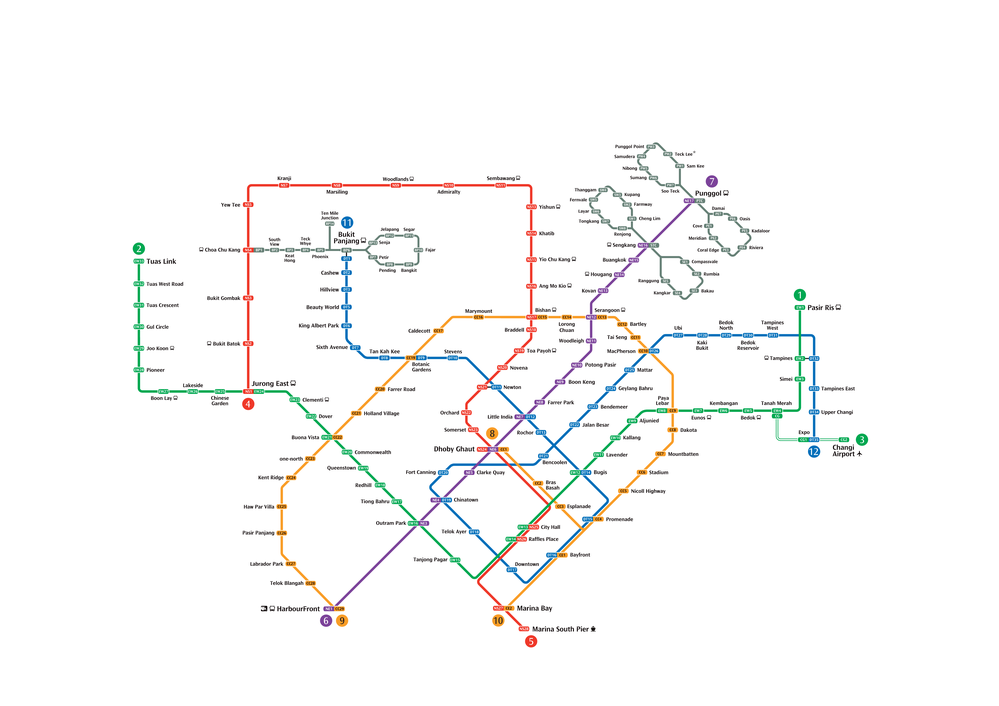
#> input picture mrt_clean.png, 999 x 706 px, shrunk from 6617 x 4678 before the run, found by its file name
$ python extract_visualise_v1.py
#> lines starting #> are read from the running program, lines starting #| are printed output that depends on the picture; after the words box and inside, x2 and y2 are one past the last pixel; in counts of white or black regions, pixels touching at a corner belong together
import sys
import cv2
import numpy as np
import json

def detect_lines(mask):
    kernel = np.ones((3, 3), np.uint8)

    # Morphological close to fill small gaps
    cleaned = cv2.morphologyEx(mask, cv2.MORPH_CLOSE, kernel)

    # Opening to remove tiny isolated specks
    cleaned = cv2.morphologyEx(cleaned, cv2.MORPH_OPEN, kernel)

    # Highly sensitive Hough settings
    lines = cv2.HoughLinesP(
        cleaned,
        rho=1,
        theta=np.pi/180,
        threshold=20,       # Lower threshold for sensitivity
        minLineLength=10,   # Detect very small segments
        maxLineGap=20       # Slightly larger gap allowance
    )

    return lines, cleaned

def main(argv):

    default_file = "mrt_clean.png"
    filename = argv[0] if len(argv) > 0 else default_file

    src = cv2.imread(filename)
#> src is the input picture: shape (706, 999, 3); mean B, G, R 248.6, 249.1, 249.2
    if src is None:
        print("Error: unable to load image.")
        return -1

    height, width = src.shape[:2]
#> height = 706; width = 999

    hsv = cv2.cvtColor(src, cv2.COLOR_BGR2HSV)
#> hsv: shape (706, 999, 3); mean H, S, V 4.7, 5.2, 251.2

    lower_green = np.array([45, 60, 40])
    upper_green = np.array([85, 255, 255])


    # Initial mask
    mask = cv2.inRange(hsv, lower_green, upper_green)
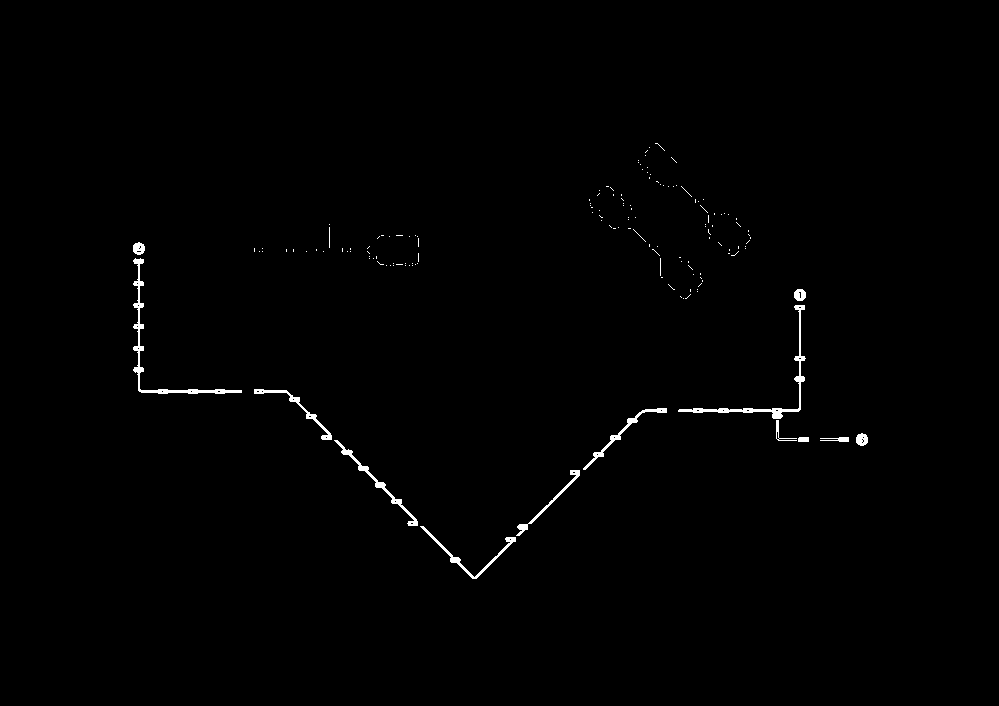
#> mask: shape (706, 999); 0.67% white; 151 white regions (137 under 20 px), largest, box (x1, y1, x2, y2) and area: (133, 258, 242, 394) 887, (678, 305, 806, 419) 829, (334, 440, 418, 526) 498

    # Dilation to initial mask
    mask = cv2.dilate(mask, np.ones((3, 3), np.uint8), iterations=1)
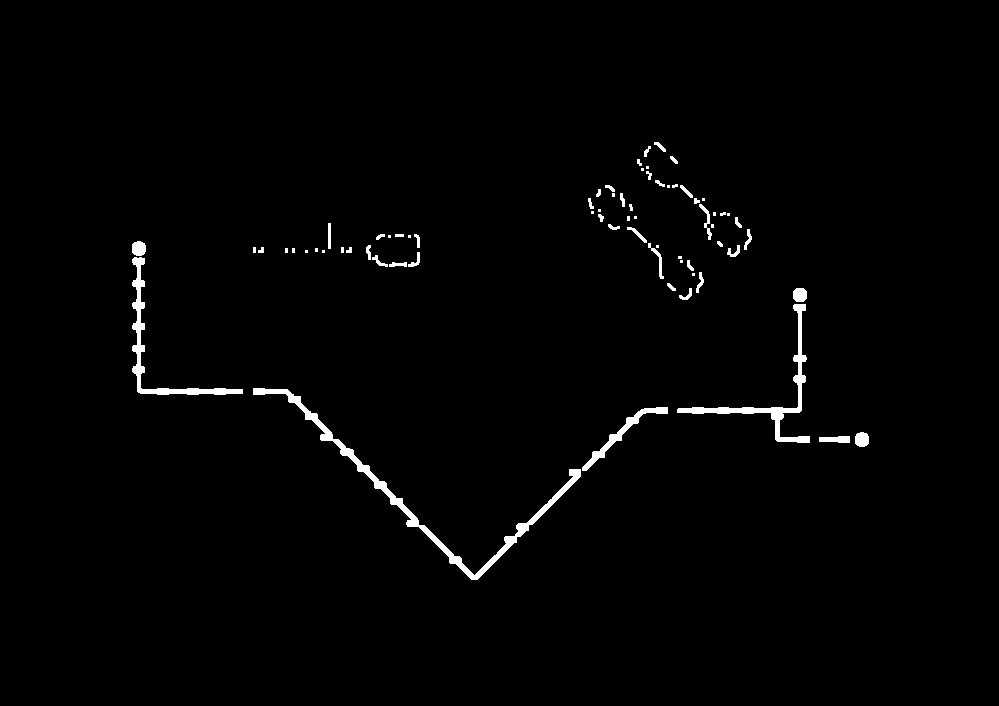
#> mask: shape (706, 999); 1.4% white; 71 white regions (27 under 20 px), largest, box (x1, y1, x2, y2) and area: (253, 388, 581, 580) 2987, (677, 304, 810, 443) 1681, (132, 257, 243, 395) 1513

    # LINE DETECTION
    lines, cleaned_mask = detect_lines(mask)
#> in detect_lines, `cleaned = cv2.morphologyEx(mask, cv2.MORPH_CLOSE, kernel)`: cleaned: shape (706, 999); 1.4% white; 48 white regions (11 under 20 px), largest, box (x1, y1, x2, y2) and area: (253, 388, 668, 580) 3728, (677, 288, 810, 443) 1870, (132, 241, 243, 395) 1702
#> in detect_lines, `cleaned = cv2.morphologyEx(cleaned, cv2.MORPH_OPEN, kernel)`: cleaned: shape (706, 999); 1.4% white; 56 white regions (17 under 20 px), largest, box (x1, y1, x2, y2) and area: (253, 388, 581, 580) 3001, (677, 288, 810, 443) 1870, (132, 241, 243, 395) 1702
#> in detect_lines, `lines = cv2.HoughLinesP( cleaned, rho=1, theta=np.pi/180, threshold=20,`: lines = 184 rows, first 6: [282, 389, 478, 578], [474, 579, 645, 408], [278, 389, 473, 578], [286, 389, 402, 501], [471, 579, 641, 409], [137, 391, 277, 389]

    # Outputs
    white_canvas = np.ones_like(src) * 255
    overlay = src.copy()

    extracted = {
        "line_name": "Purple",
        "image_width": width,
        "image_height": height,
        "segments": []
    }

    if lines is not None:
        for seg in lines:
            x1, y1, x2, y2 = seg[0]

            # Draw onto white canvas
            cv2.line(white_canvas, (x1, y1), (x2, y2),
                     (0, 130, 0), 3, cv2.LINE_AA)

            # Draw over original schematic
            cv2.line(overlay, (x1, y1), (x2, y2),
                     (255, 0, 255), 3, cv2.LINE_AA)

            extracted["segments"].append({
                "x1": int(x1), "y1": int(y1),
                "x2": int(x2), "y2": int(y2)
            })
#> this loop made 184 passes
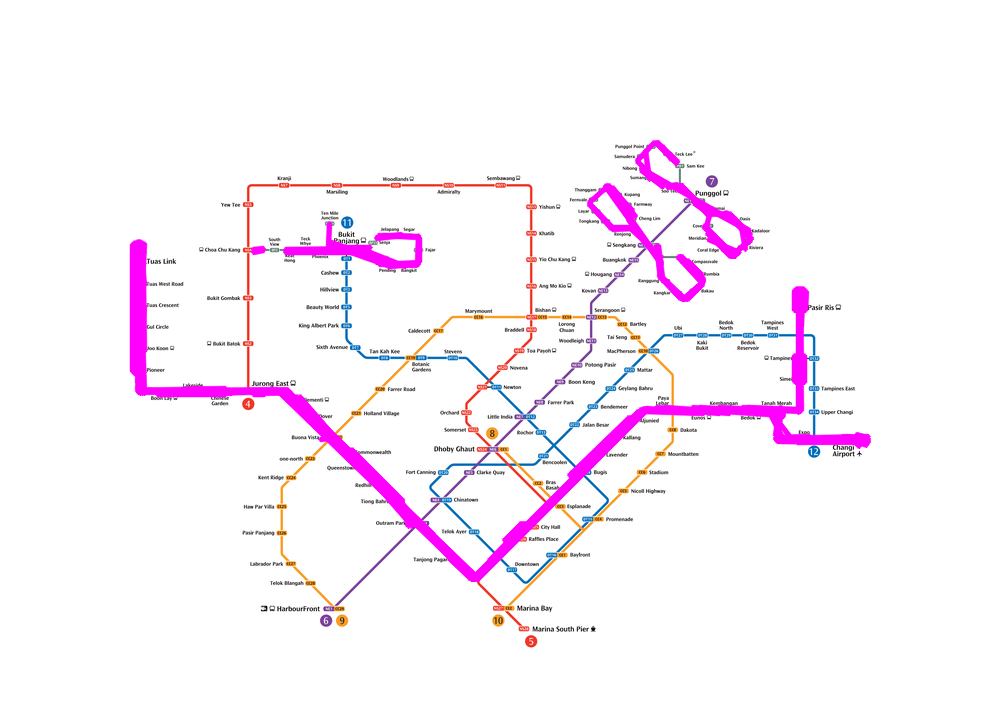
#> overlay: shape (706, 999, 3); 3.38% of pixels changed, all inside (x1, y1, x2, y2) = (129, 139, 872, 583)
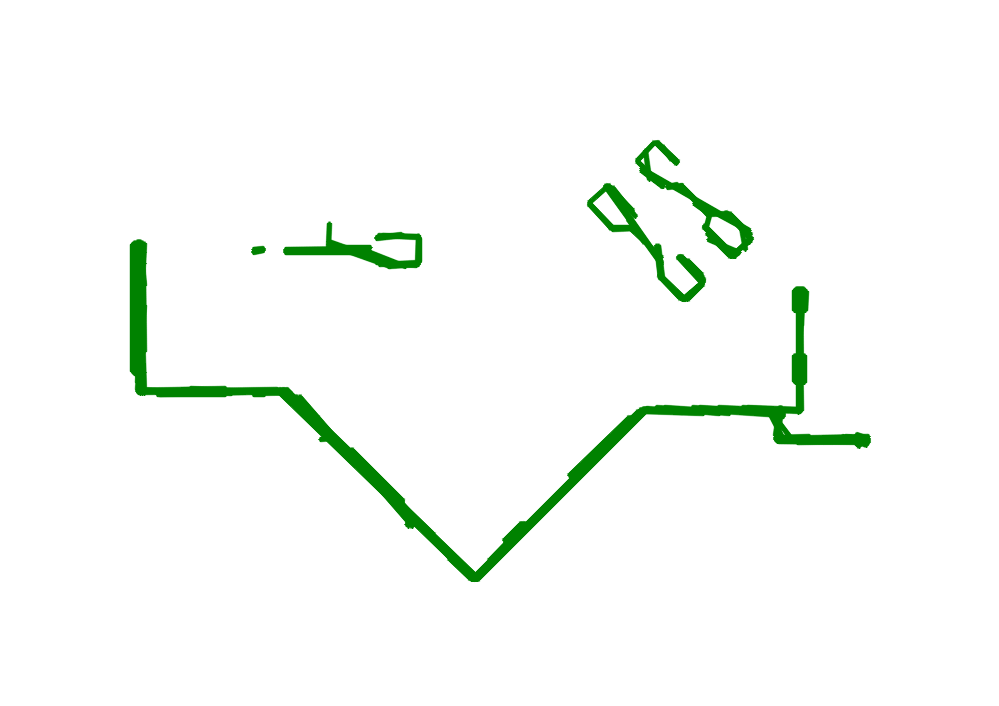
#> white_canvas: shape (706, 999, 3); mean B, G, R 247.4, 251.3, 247.4

    # Save files
    with open("ewl_v1.json", "w") as f:
        json.dump(extracted, f, indent=4)

    cv2.imwrite("ewl_lines_white.png", white_canvas)
    cv2.imwrite("ewl_overlay.png", overlay)
    cv2.imwrite("ewl_mask.png", mask)
    cv2.imwrite("ewl_cleaned_mask.png", cleaned_mask)

    print("Saved files")

    cv2.imshow("EWL Overlay", overlay)
    cv2.waitKey()

    return 0

if __name__ == "__main__":
    main(sys.argv[1:])

$ run again, with combined_dtl_ewl.png copied over mrt_clean.png
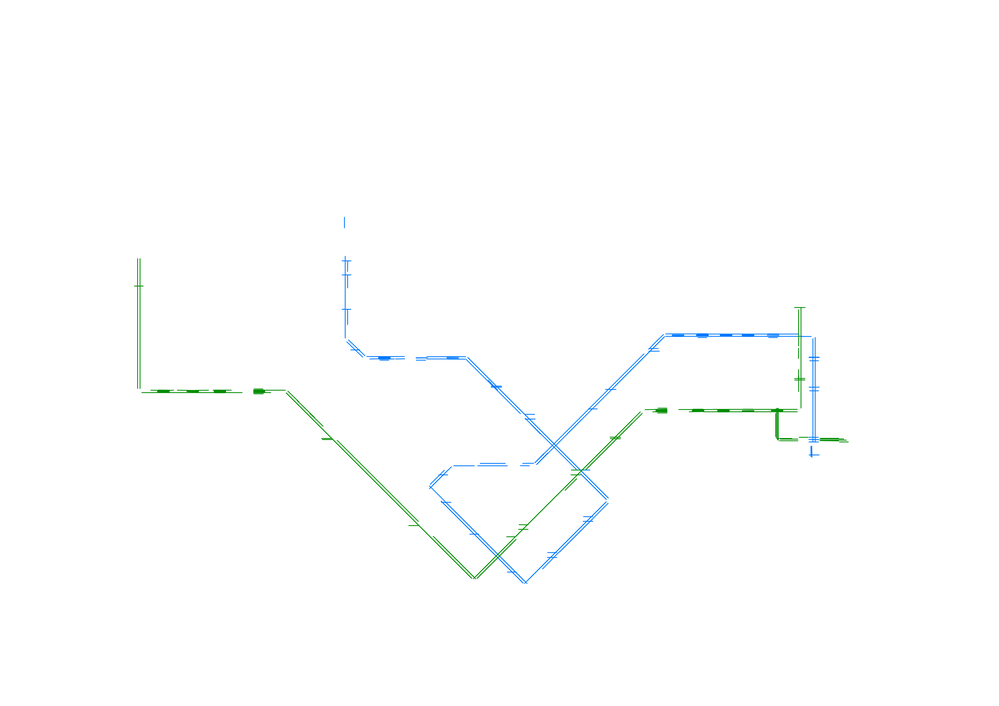
#> input picture combined_dtl_ewl.png, 999 x 706 px, shrunk from 6617 x 4678 before the run, found by its file name
#> in main, src is the input picture: shape (706, 999, 3); mean B, G, R 254.2, 254.2, 253.3
#> hsv: shape (706, 999, 3); mean H, S, V 1.6, 1.5, 254.6
#> in main, `mask = cv2.dilate(mask, np.ones((3, 3), np.uint8), iterations=1)`:
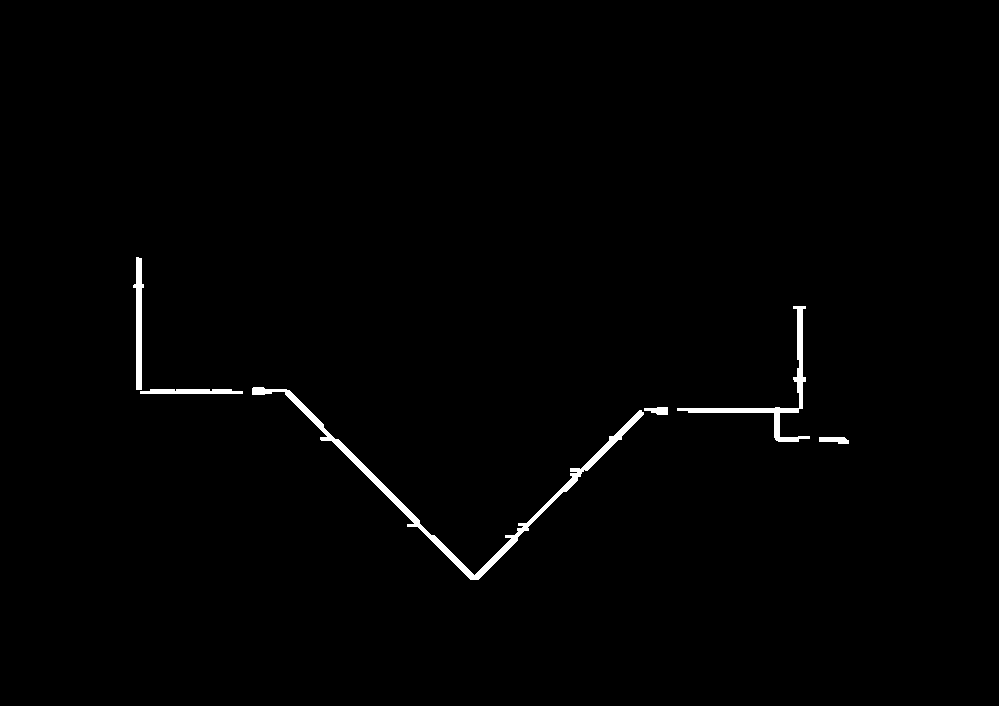
#> mask: shape (706, 999); 0.91% white; 6 white regions, box (x1, y1, x2, y2) and area: (252, 387, 644, 580) 3323, (677, 306, 810, 442) 1512, (133, 257, 144, 390) 814, (140, 389, 243, 394) 467, (819, 437, 849, 444) 163, (644, 407, 668, 415) 140
#> in detect_lines, `lines = cv2.HoughLinesP( cleaned, rho=1, theta=np.pi/180, threshold=20,`: lines = 55 rows, first 6: [281, 389, 471, 579], [566, 491, 649, 408], [474, 579, 645, 408], [470, 579, 639, 410], [285, 389, 475, 579], [472, 579, 641, 410]
#> the loop in main, `for seg in lines:` made 55 passes
#> after the loop in main, `for seg in lines:`:
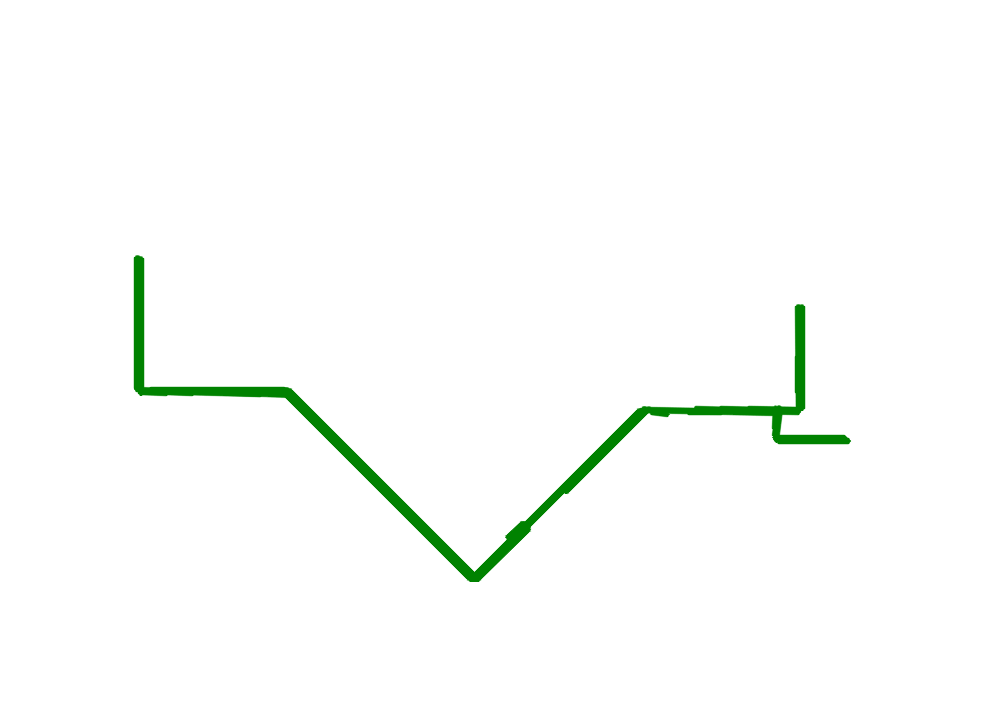
#> white_canvas: shape (706, 999, 3); mean B, G, R 250.9, 253, 250.9
